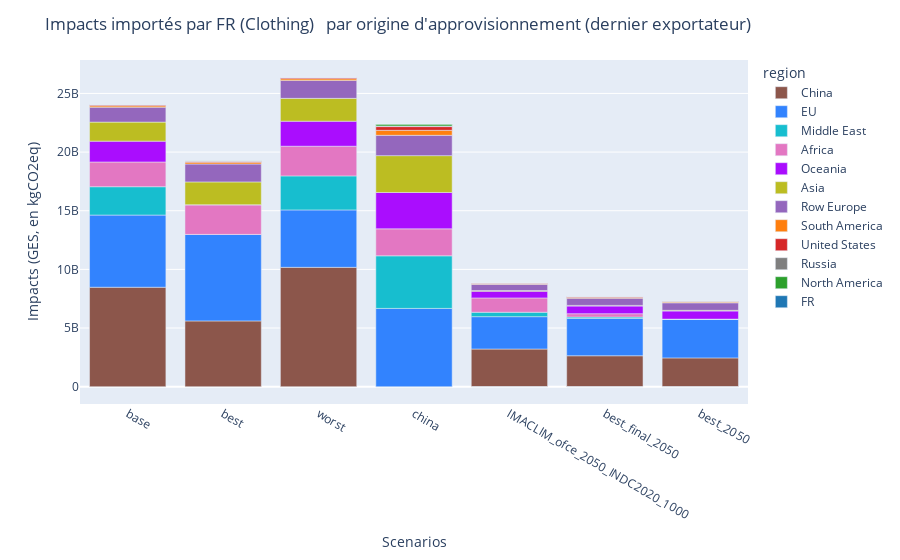
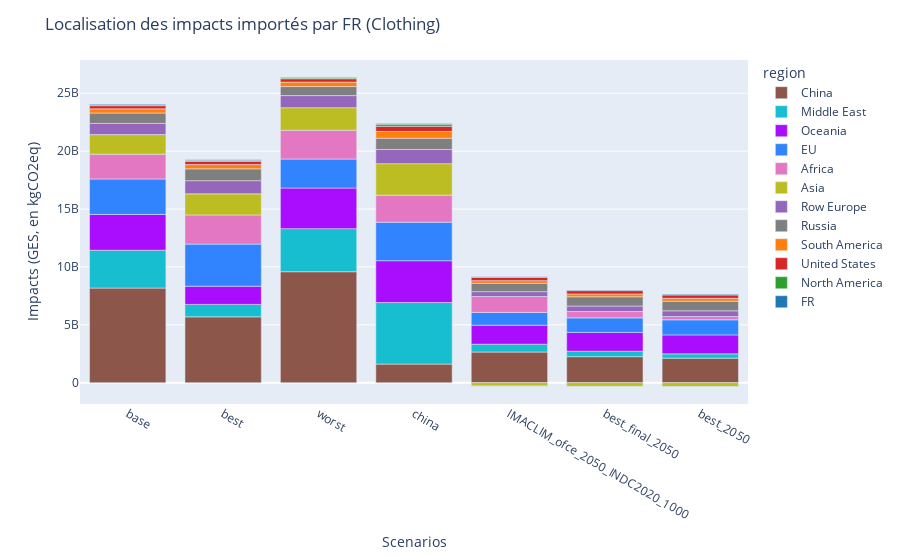

These figures' notebook cell, in order:
### Code cell
plot_impacts_by_exporting_country_for_one_product(model_no_cap, sector="Clothing",country_importing="FR", stressors_to_display = 'GES', scope =3)
plot_impacts_location_for_one_product(model_no_cap , 'Clothing',country_importing="FR",stressors_to_display = 'GES')

### Figure 1 — Plotly figure (JSON) as saved in the notebook; plotly's stock layout.template omitted (floating-point values rounded to 4 significant figures)
{"data": [{"alignmentgroup": "True", "hovertemplate": "<b>%{hovertext}</b><br><br>region=China<br>scenario=%{x}<br>emissions=%{y}<extra></extra>", "hovertext": ["China", "China", "China", "China", "China", "China", "China"], "legendgroup": "China", "marker": {"color": "#8C564B", "pattern": {"shape": ""}}, "name": "China", "offsetgroup": "China", "orientation": "v", "showlegend": true, "textposition": "auto", "type": "bar", "x": ["base", "best", "worst", "china", "IMACLIM_ofce_2050_INDC2020_1000", "best_final_2050", "best_2050"], "xaxis": "x", "y": [8479000000.0, 5607000000.0, 10170000000.0, 0, 3210000000.0, 2637000000.0, 2454000000.0], "yaxis": "y"}, {"alignmentgroup": "True", "hovertemplate": "<b>%{hovertext}</b><br><br>region=EU<br>scenario=%{x}<br>emissions=%{y}<extra></extra>", "hovertext": ["EU", "EU", "EU", "EU", "EU", "EU", "EU"], "legendgroup": "EU", "marker": {"color": "#3283FE", "pattern": {"shape": ""}}, "name": "EU", "offsetgroup": "EU", "orientation": "v", "showlegend": true, "textposition": "auto", "type": "bar", "x": ["base", "best", "worst", "china", "IMACLIM_ofce_2050_INDC2020_1000", "best_final_2050", "best_2050"], "xaxis": "x", "y": [6152000000.0, 7376000000.0, 4895000000.0, 6673000000.0, 2760000000.0, 3179000000.0, 3308000000.0], "yaxis": "y"}, {"alignmentgroup": "True", "hovertemplate": "<b>%{hovertext}</b><br><br>region=Middle East<br>scenario=%{x}<br>emissions=%{y}<extra></extra>", "hovertext": ["Middle East", "Middle East", "Middle East", "Middle East", "Middle East", "Middle East", "Middle East"], "legendgroup": "Middle East", "marker": {"color": "#17BECF", "pattern": {"shape": ""}}, "name": "Middle East", "offsetgroup": "Middle East", "orientation": "v", "showlegend": true, "textposition": "auto", "type": "bar", "x": ["base", "best", "worst", "china", "IMACLIM_ofce_2050_INDC2020_1000", "best_final_2050", "best_2050"], "xaxis": "x", "y": [2418000000.0, 0, 2902000000.0, 4484000000.0, 375400000.0, 119200000.0, 0], "yaxis": "y"}, {"alignmentgroup": "True", "hovertemplate": "<b>%{hovertext}</b><br><br>region=Africa<br>scenario=%{x}<br>emissions=%{y}<extra></extra>", "hovertext": ["Africa", "Africa", "Africa", "Africa", "Africa", "Africa", "Africa"], "legendgroup": "Africa", "marker": {"color": "#E377C2", "pattern": {"shape": ""}}, "name": "Africa", "offsetgroup": "Africa", "orientation": "v", "showlegend": true, "textposition": "auto", "type": "bar", "x": ["base", "best", "worst", "china", "IMACLIM_ofce_2050_INDC2020_1000", "best_final_2050", "best_2050"], "xaxis": "x", "y": [2108000000.0, 2529000000.0, 2530000000.0, 2300000000.0, 1223000000.0, 288900000.0, 0], "yaxis": "y"}, {"alignmentgroup": "True", "hovertemplate": "<b>%{hovertext}</b><br><br>region=Oceania<br>scenario=%{x}<br>emissions=%{y}<extra></extra>", "hovertext": ["Oceania", "Oceania", "Oceania", "Oceania", "Oceania", "Oceania", "Oceania"], "legendgroup": "Oceania", "marker": {"color": "#AA0DFE", "pattern": {"shape": ""}}, "name": "Oceania", "offsetgroup": "Oceania", "orientation": "v", "showlegend": true, "textposition": "auto", "type": "bar", "x": ["base", "best", "worst", "china", "IMACLIM_ofce_2050_INDC2020_1000", "best_final_2050", "best_2050"], "xaxis": "x", "y": [1778000000.0, 0, 2133000000.0, 3100000000.0, 576500000.0, 651800000.0, 691800000.0], "yaxis": "y"}, {"alignmentgroup": "True", "hovertemplate": "<b>%{hovertext}</b><br><br>region=Asia<br>scenario=%{x}<br>emissions=%{y}<extra></extra>", "hovertext": ["Asia", "Asia", "Asia", "Asia", "Asia", "Asia", "Asia"], "legendgroup": "Asia", "marker": {"color": "#BCBD22", "pattern": {"shape": ""}}, "name": "Asia", "offsetgroup": "Asia", "orientation": "v", "showlegend": true, "textposition": "auto", "type": "bar", "x": ["base", "best", "worst", "china", "IMACLIM_ofce_2050_INDC2020_1000", "best_final_2050", "best_2050"], "xaxis": "x", "y": [1621000000.0, 1946000000.0, 1946000000.0, 3141000000.0, 45650000.0, 52440000.0, 54690000.0], "yaxis": "y"}, {"alignmentgroup": "True", "hovertemplate": "<b>%{hovertext}</b><br><br>region=Row Europe<br>scenario=%{x}<br>emissions=%{y}<extra></extra>", "hovertext": ["Row Europe", "Row Europe", "Row Europe", "Row Europe", "Row Europe", "Row Europe", "Row Europe"], "legendgroup": "Row Europe", "marker": {"color": "#9467BD", "pattern": {"shape": ""}}, "name": "Row Europe", "offsetgroup": "Row Europe", "orientation": "v", "showlegend": true, "textposition": "auto", "type": "bar", "x": ["base", "best", "worst", "china", "IMACLIM_ofce_2050_INDC2020_1000", "best_final_2050", "best_2050"], "xaxis": "x", "y": [1275000000.0, 1530000000.0, 1531000000.0, 1733000000.0, 536800000.0, 616400000.0, 643700000.0], "yaxis": "y"}, {"alignmentgroup": "True", "hovertemplate": "<b>%{hovertext}</b><br><br>region=South America<br>scenario=%{x}<br>emissions=%{y}<extra></extra>", "hovertext": ["South America", "South America", "South America", "South America", "South America", "South America", "South America"], "legendgroup": "South America", "marker": {"color": "#FF7F0E", "pattern": {"shape": ""}}, "name": "South America", "offsetgroup": "South America", "orientation": "v", "showlegend": true, "textposition": "auto", "type": "bar", "x": ["base", "best", "worst", "china", "IMACLIM_ofce_2050_INDC2020_1000", "best_final_2050", "best_2050"], "xaxis": "x", "y": [119100000.0, 143000000.0, 143000000.0, 425900000.0, 55580000.0, 64520000.0, 66700000.0], "yaxis": "y"}, {"alignmentgroup": "True", "hovertemplate": "<b>%{hovertext}</b><br><br>region=United States<br>scenario=%{x}<br>emissions=%{y}<extra></extra>", "hovertext": ["United States", "United States", "United States", "United States", "United States", "United States", "United States"], "legendgroup": "United States", "marker": {"color": "#D62728", "pattern": {"shape": ""}}, "name": "United States", "offsetgroup": "United States", "orientation": "v", "showlegend": true, "textposition": "auto", "type": "bar", "x": ["base", "best", "worst", "china", "IMACLIM_ofce_2050_INDC2020_1000", "best_final_2050", "best_2050"], "xaxis": "x", "y": [72590000.0, 87100000.0, 87110000.0, 316700000.0, 56670000.0, 64650000.0, 68000000.0], "yaxis": "y"}, {"alignmentgroup": "True", "hovertemplate": "<b>%{hovertext}</b><br><br>region=Russia<br>scenario=%{x}<br>emissions=%{y}<extra></extra>", "hovertext": ["Russia", "Russia", "Russia", "Russia", "Russia", "Russia", "Russia"], "legendgroup": "Russia", "marker": {"color": "#7F7F7F", "pattern": {"shape": ""}}, "name": "Russia", "offsetgroup": "Russia", "orientation": "v", "showlegend": true, "textposition": "auto", "type": "bar", "x": ["base", "best", "worst", "china", "IMACLIM_ofce_2050_INDC2020_1000", "best_final_2050", "best_2050"], "xaxis": "x", "y": [24510000.0, 29410000.0, 29410000.0, 51900000.0, 9634000.0, 11100000.0, 11560000.0], "yaxis": "y"}, {"alignmentgroup": "True", "hovertemplate": "<b>%{hovertext}</b><br><br>region=North America<br>scenario=%{x}<br>emissions=%{y}<extra></extra>", "hovertext": ["North America", "North America", "North America", "North America", "North America", "North America", "North America"], "legendgroup": "North America", "marker": {"color": "#2CA02C", "pattern": {"shape": ""}}, "name": "North America", "offsetgroup": "North America", "orientation": "v", "showlegend": true, "textposition": "auto", "type": "bar", "x": ["base", "best", "worst", "china", "IMACLIM_ofce_2050_INDC2020_1000", "best_final_2050", "best_2050"], "xaxis": "x", "y": [12010000.0, 14410000.0, 14410000.0, 160100000.0, -7537000.0, -8785000.0, -9046000.0], "yaxis": "y"}, {"alignmentgroup": "True", "hovertemplate": "<b>%{hovertext}</b><br><br>region=FR<br>scenario=%{x}<br>emissions=%{y}<extra></extra>", "hovertext": ["FR", "FR", "FR", "FR", "FR", "FR", "FR"], "legendgroup": "FR", "marker": {"color": "#1F77B4", "pattern": {"shape": ""}}, "name": "FR", "offsetgroup": "FR", "orientation": "v", "showlegend": true, "textposition": "auto", "type": "bar", "x": ["base", "best", "worst", "china", "IMACLIM_ofce_2050_INDC2020_1000", "best_final_2050", "best_2050"], "xaxis": "x", "y": [0, 0, 0, 0, 0, 0, 0], "yaxis": "y"}], "layout": {"barmode": "relative", "legend": {"title": {"text": "region"}, "tracegroupgap": 0}, "margin": {"t": 60}, "title": {"text": "Impacts importés par FR (Clothing) \n par origine d'approvisionnement (dernier exportateur)"}, "xaxis": {"anchor": "y", "domain": [0, 1], "title": {"text": "Scenarios"}}, "yaxis": {"anchor": "x", "domain": [0, 1], "title": {"text": "Impacts (GES, en kgCO2eq)"}}}}

### Figure 2 — Plotly figure (JSON) as saved in the notebook; plotly's stock layout.template omitted (floating-point values rounded to 4 significant figures)
{"data": [{"alignmentgroup": "True", "hovertemplate": "<b>%{hovertext}</b><br><br>region=China<br>scenario=%{x}<br>emissivity=%{y}<extra></extra>", "hovertext": ["China", "China", "China", "China", "China", "China", "China"], "legendgroup": "China", "marker": {"color": "#8C564B", "pattern": {"shape": ""}}, "name": "China", "offsetgroup": "China", "orientation": "v", "showlegend": true, "textposition": "auto", "type": "bar", "x": ["base", "best", "worst", "china", "IMACLIM_ofce_2050_INDC2020_1000", "best_final_2050", "best_2050"], "xaxis": "x", "y": [8172000000.0, 5687000000.0, 9587000000.0, 1607000000.0, 2649000000.0, 2252000000.0, 2124000000.0], "yaxis": "y"}, {"alignmentgroup": "True", "hovertemplate": "<b>%{hovertext}</b><br><br>region=Middle East<br>scenario=%{x}<br>emissivity=%{y}<extra></extra>", "hovertext": ["Middle East", "Middle East", "Middle East", "Middle East", "Middle East", "Middle East", "Middle East"], "legendgroup": "Middle East", "marker": {"color": "#17BECF", "pattern": {"shape": ""}}, "name": "Middle East", "offsetgroup": "Middle East", "orientation": "v", "showlegend": true, "textposition": "auto", "type": "bar", "x": ["base", "best", "worst", "china", "IMACLIM_ofce_2050_INDC2020_1000", "best_final_2050", "best_2050"], "xaxis": "x", "y": [3269000000.0, 1076000000.0, 3720000000.0, 5317000000.0, 675700000.0, 466100000.0, 367700000.0], "yaxis": "y"}, {"alignmentgroup": "True", "hovertemplate": "<b>%{hovertext}</b><br><br>region=Oceania<br>scenario=%{x}<br>emissivity=%{y}<extra></extra>", "hovertext": ["Oceania", "Oceania", "Oceania", "Oceania", "Oceania", "Oceania", "Oceania"], "legendgroup": "Oceania", "marker": {"color": "#AA0DFE", "pattern": {"shape": ""}}, "name": "Oceania", "offsetgroup": "Oceania", "orientation": "v", "showlegend": true, "textposition": "auto", "type": "bar", "x": ["base", "best", "worst", "china", "IMACLIM_ofce_2050_INDC2020_1000", "best_final_2050", "best_2050"], "xaxis": "x", "y": [3092000000.0, 1570000000.0, 3508000000.0, 3612000000.0, 1641000000.0, 1630000000.0, 1638000000.0], "yaxis": "y"}, {"alignmentgroup": "True", "hovertemplate": "<b>%{hovertext}</b><br><br>region=EU<br>scenario=%{x}<br>emissivity=%{y}<extra></extra>", "hovertext": ["EU", "EU", "EU", "EU", "EU", "EU", "EU"], "legendgroup": "EU", "marker": {"color": "#3283FE", "pattern": {"shape": ""}}, "name": "EU", "offsetgroup": "EU", "orientation": "v", "showlegend": true, "textposition": "auto", "type": "bar", "x": ["base", "best", "worst", "china", "IMACLIM_ofce_2050_INDC2020_1000", "best_final_2050", "best_2050"], "xaxis": "x", "y": [3064000000.0, 3637000000.0, 2504000000.0, 3328000000.0, 1107000000.0, 1255000000.0, 1303000000.0], "yaxis": "y"}, {"alignmentgroup": "True", "hovertemplate": "<b>%{hovertext}</b><br><br>region=Africa<br>scenario=%{x}<br>emissivity=%{y}<extra></extra>", "hovertext": ["Africa", "Africa", "Africa", "Africa", "Africa", "Africa", "Africa"], "legendgroup": "Africa", "marker": {"color": "#E377C2", "pattern": {"shape": ""}}, "name": "Africa", "offsetgroup": "Africa", "orientation": "v", "showlegend": true, "textposition": "auto", "type": "bar", "x": ["base", "best", "worst", "china", "IMACLIM_ofce_2050_INDC2020_1000", "best_final_2050", "best_2050"], "xaxis": "x", "y": [2142000000.0, 2519000000.0, 2485000000.0, 2334000000.0, 1369000000.0, 543100000.0, 284400000.0], "yaxis": "y"}, {"alignmentgroup": "True", "hovertemplate": "<b>%{hovertext}</b><br><br>region=Asia<br>scenario=%{x}<br>emissivity=%{y}<extra></extra>", "hovertext": ["Asia", "Asia", "Asia", "Asia", "Asia", "Asia", "Asia"], "legendgroup": "Asia", "marker": {"color": "#BCBD22", "pattern": {"shape": ""}}, "name": "Asia", "offsetgroup": "Asia", "orientation": "v", "showlegend": true, "textposition": "auto", "type": "bar", "x": ["base", "best", "worst", "china", "IMACLIM_ofce_2050_INDC2020_1000", "best_final_2050", "best_2050"], "xaxis": "x", "y": [1691000000.0, 1824000000.0, 1948000000.0, 2720000000.0, -293300000.0, -321500000.0, -331300000.0], "yaxis": "y"}, {"alignmentgroup": "True", "hovertemplate": "<b>%{hovertext}</b><br><br>region=Row Europe<br>scenario=%{x}<br>emissivity=%{y}<extra></extra>", "hovertext": ["Row Europe", "Row Europe", "Row Europe", "Row Europe", "Row Europe", "Row Europe", "Row Europe"], "legendgroup": "Row Europe", "marker": {"color": "#9467BD", "pattern": {"shape": ""}}, "name": "Row Europe", "offsetgroup": "Row Europe", "orientation": "v", "showlegend": true, "textposition": "auto", "type": "bar", "x": ["base", "best", "worst", "china", "IMACLIM_ofce_2050_INDC2020_1000", "best_final_2050", "best_2050"], "xaxis": "x", "y": [967600000.0, 1135000000.0, 1046000000.0, 1220000000.0, 424800000.0, 477100000.0, 495000000.0], "yaxis": "y"}, {"alignmentgroup": "True", "hovertemplate": "<b>%{hovertext}</b><br><br>region=Russia<br>scenario=%{x}<br>emissivity=%{y}<extra></extra>", "hovertext": ["Russia", "Russia", "Russia", "Russia", "Russia", "Russia", "Russia"], "legendgroup": "Russia", "marker": {"color": "#7F7F7F", "pattern": {"shape": ""}}, "name": "Russia", "offsetgroup": "Russia", "orientation": "v", "showlegend": true, "textposition": "auto", "type": "bar", "x": ["base", "best", "worst", "china", "IMACLIM_ofce_2050_INDC2020_1000", "best_final_2050", "best_2050"], "xaxis": "x", "y": [893400000.0, 1022000000.0, 779300000.0, 977600000.0, 712600000.0, 800500000.0, 828200000.0], "yaxis": "y"}, {"alignmentgroup": "True", "hovertemplate": "<b>%{hovertext}</b><br><br>region=South America<br>scenario=%{x}<br>emissivity=%{y}<extra></extra>", "hovertext": ["South America", "South America", "South America", "South America", "South America", "South America", "South America"], "legendgroup": "South America", "marker": {"color": "#FF7F0E", "pattern": {"shape": ""}}, "name": "South America", "offsetgroup": "South America", "orientation": "v", "showlegend": true, "textposition": "auto", "type": "bar", "x": ["base", "best", "worst", "china", "IMACLIM_ofce_2050_INDC2020_1000", "best_final_2050", "best_2050"], "xaxis": "x", "y": [360500000.0, 369700000.0, 385400000.0, 580400000.0, 236900000.0, 244700000.0, 246500000.0], "yaxis": "y"}, {"alignmentgroup": "True", "hovertemplate": "<b>%{hovertext}</b><br><br>region=United States<br>scenario=%{x}<br>emissivity=%{y}<extra></extra>", "hovertext": ["United States", "United States", "United States", "United States", "United States", "United States", "United States"], "legendgroup": "United States", "marker": {"color": "#D62728", "pattern": {"shape": ""}}, "name": "United States", "offsetgroup": "United States", "orientation": "v", "showlegend": true, "textposition": "auto", "type": "bar", "x": ["base", "best", "worst", "china", "IMACLIM_ofce_2050_INDC2020_1000", "best_final_2050", "best_2050"], "xaxis": "x", "y": [277400000.0, 282500000.0, 292300000.0, 452400000.0, 275000000.0, 286800000.0, 291200000.0], "yaxis": "y"}, {"alignmentgroup": "True", "hovertemplate": "<b>%{hovertext}</b><br><br>region=North America<br>scenario=%{x}<br>emissivity=%{y}<extra></extra>", "hovertext": ["North America", "North America", "North America", "North America", "North America", "North America", "North America"], "legendgroup": "North America", "marker": {"color": "#2CA02C", "pattern": {"shape": ""}}, "name": "North America", "offsetgroup": "North America", "orientation": "v", "showlegend": true, "textposition": "auto", "type": "bar", "x": ["base", "best", "worst", "china", "IMACLIM_ofce_2050_INDC2020_1000", "best_final_2050", "best_2050"], "xaxis": "x", "y": [70230000.0, 70660000.0, 74320000.0, 173000000.0, -16810000.0, -19870000.0, -20650000.0], "yaxis": "y"}, {"alignmentgroup": "True", "hovertemplate": "<b>%{hovertext}</b><br><br>region=FR<br>scenario=%{x}<br>emissivity=%{y}<extra></extra>", "hovertext": ["FR", "FR", "FR", "FR", "FR", "FR", "FR"], "legendgroup": "FR", "marker": {"color": "#1F77B4", "pattern": {"shape": ""}}, "name": "FR", "offsetgroup": "FR", "orientation": "v", "showlegend": true, "textposition": "auto", "type": "bar", "x": ["base", "best", "worst", "china", "IMACLIM_ofce_2050_INDC2020_1000", "best_final_2050", "best_2050"], "xaxis": "x", "y": [61450000.0, 68630000.0, 56880000.0, 64460000.0, 61150000.0, 63520000.0, 64310000.0], "yaxis": "y"}], "layout": {"barmode": "relative", "legend": {"title": {"text": "region"}, "tracegroupgap": 0}, "margin": {"t": 60}, "title": {"text": "Localisation des impacts importés par FR (Clothing)"}, "xaxis": {"anchor": "y", "domain": [0, 1], "title": {"text": "Scenarios"}}, "yaxis": {"anchor": "x", "domain": [0, 1], "title": {"text": "Impacts (GES, en kgCO2eq)"}}}}
